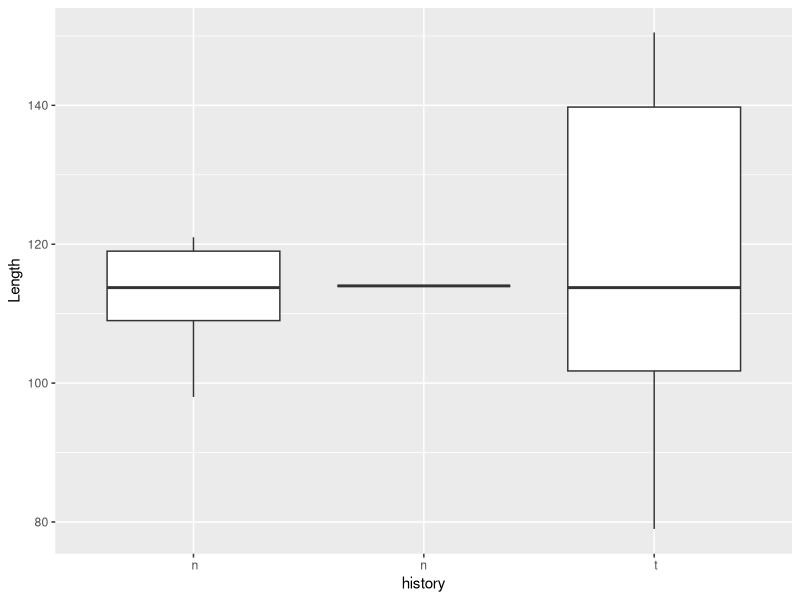
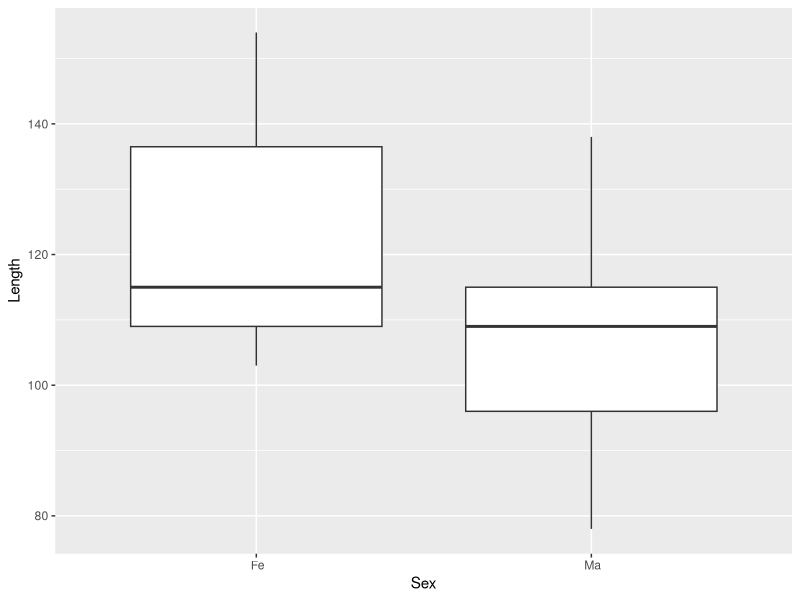
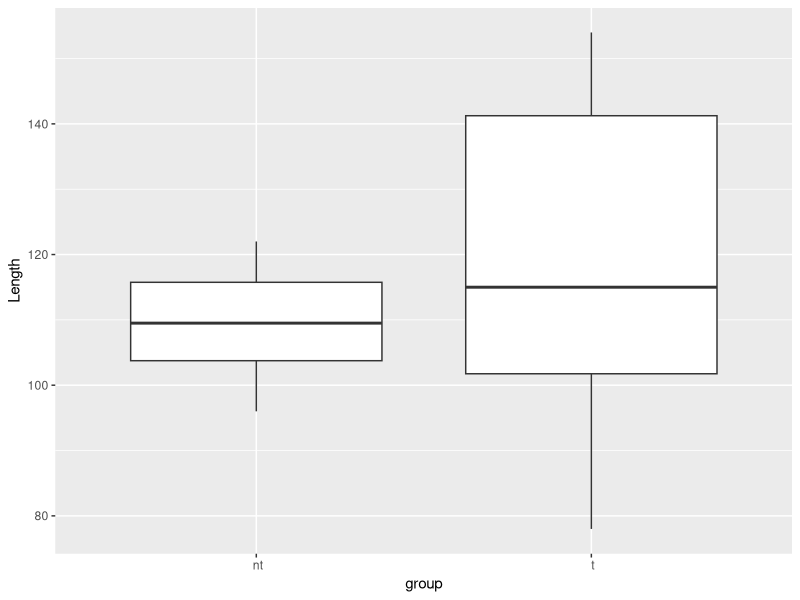
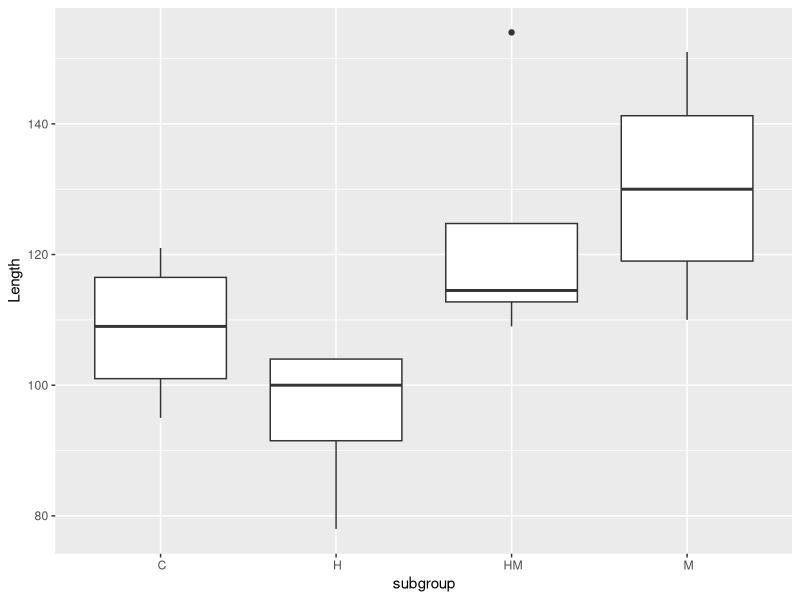

Source code (R) for these figures, in order:
## ---- chunk 1
library(tidyverse)
## ---- chunk 2
init <- read.csv("../data/initial-shell-length.csv", header = TRUE)
## ---- chunk 3

ggplot(data = init, mapping = aes(x = history, y = Length)) + 
  geom_boxplot()

## ---- chunk 4
oysdata <- read.csv("../data/sampling-data.csv", header = TRUE)
## ---- chunk 5
ggplot(data = oysdata, mapping = aes(x = Sex, y = Length)) + 
  geom_boxplot()
## ---- chunk 6
ggplot(data = oysdata, mapping = aes(x = group, y = Length)) + 
  geom_boxplot()
## ---- chunk 7
ggplot(data = oysdata, mapping = aes(x = subgroup, y = Length)) + 
  geom_boxplot()
